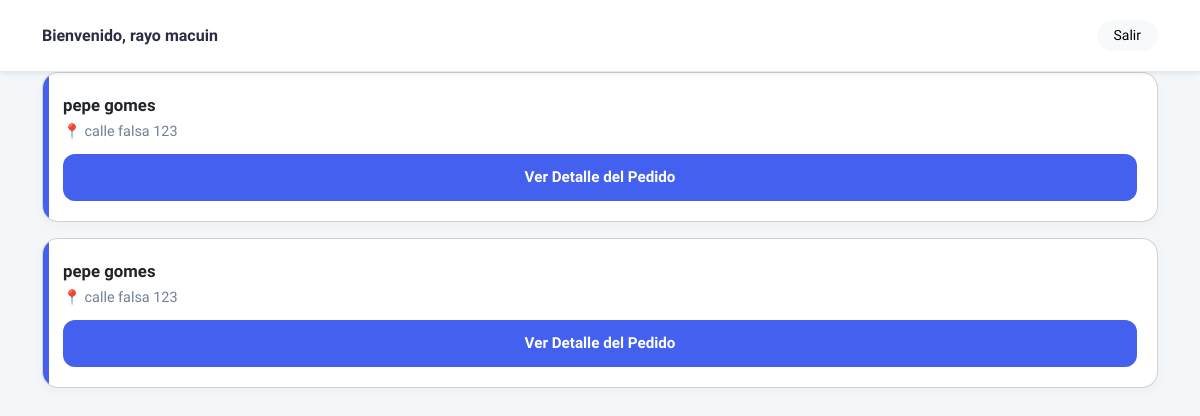
Page /chofer/ (signed in) on the committed database.
### stock/models.py (models this page shows, shortened)
class Chofer(models.Model):
    nombre_completo = models.CharField(max_length=200, verbose_name="Nombre Completo")
    telefono = models.CharField(max_length=20)
    vehiculo = models.CharField(max_length=100, verbose_name="Vehículo/Patente")
    pin = models.CharField(
        max_length=6,
        verbose_name="PIN",
        help_text="PIN numérico del chofer"
    )
    activo = models.BooleanField(default=True, verbose_name="Activo")
    notas = models.TextField(blank=True, null=True, verbose_name="Notas/Descripción")
    fecha_registro = models.DateTimeField(auto_now_add=True)
    class Meta:
        verbose_name = "Chofer"
        verbose_name_plural = "Choferes"
        ordering = ['nombre_completo']

class Ventas(models.Model):
    ESTADO_CHOICES = [
        ('pendiente', 'Pendiente'),
        ('confirmada', 'Confirmada'),
        ('enviada', 'Enviada'),      # Aquí se descuenta stock
        ('entregada', 'Entregada'),
        ('cancelada', 'Cancelada'),
    ]
    METODO_PAGO_CHOICES = [
        ('efectivo', 'Efectivo'),
        ('transferencia', 'Transferencia'),
        ('tarjeta_credito', 'Tarjeta de Crédito'),
        ('tarjeta_debito', 'Tarjeta de Débito'),
        ('cuenta_corriente', 'Cuenta Corriente'),
    ]
    usuario_creador = models.ForeignKey(
        User,
        on_delete=models.SET_NULL,
        null=True,
        blank=True,
        related_name='ventas_creadas',
        verbose_name="Usuario creador"
    )
    cliente = models.ForeignKey(
        'Cliente',
        on_delete=models.CASCADE,
        verbose_name="Cliente"
    )
    chofer = models.ForeignKey(
        'Chofer',
        on_delete=models.SET_NULL,
        null=True,
        blank=True,
        verbose_name="Chofer Asignado"
    )
    fecha_envio_programada = models.DateField(
        blank=True,
        null=True,
        verbose_name="Fecha Programada de Envío"
    )
    hora_envio_programada = models.TimeField(
        blank=True,
        null=True,
        verbose_name="Hora Programada de Envío"
    )
    fecha_creacion = models.DateTimeField(
        auto_now_add=True,
        verbose_name="Fecha de Creación"
    )
    fecha_envio = models.DateTimeField(
        blank=True,
        null=True,
        verbose_name="Fecha Real de Envío"
    )
    estado = models.CharField(
        max_length=20,
        choices=ESTADO_CHOICES,
        default='pendiente',
        verbose_name="Estado"
    )
    metodo_pago = models.CharField(
        max_length=30,
        choices=METODO_PAGO_CHOICES,
        default='efectivo',
        verbose_name="Método de Pago"
    )
    valor_total = models.DecimalField(
        max_digits=10,
        decimal_places=2,
        default=0,
        verbose_name="Valor Total"
    )
    notas = models.TextField(
        blank=True,
        null=True,
        verbose_name="Notas"
    )
    class Meta:
        verbose_name = "Venta"
        verbose_name_plural = "Ventas"
        ordering = ['-fecha_creacion']

class Cliente(models.Model):
    usuario = models.OneToOneField(
        settings.AUTH_USER_MODEL,
        on_delete=models.CASCADE,
        related_name='cliente'
    )
    nombre_completo = models.CharField(max_length=200, verbose_name="Nombre y Apellido")
    nombre_local = models.CharField(max_length=200, blank=True, null=True, verbose_name="Nombre del Local")
    cuil = models.CharField(
        max_length=13,
        blank=True,
        null=True,
        verbose_name="CUIL/CUIT",
        unique=True
    )
    email = models.EmailField(unique=True, blank=True, null=True)
    telefono = models.CharField(max_length=20, blank=True, null=True)
    direccion = models.TextField(blank=True, null=True)
    fecha_registro = models.DateTimeField(auto_now_add=True)

### stock/views.py (the view)
# urls.py: path('chofer/', views.panel_chofer, name='panel_chofer'),
@login_required
def panel_chofer(request):
    chofer_id = request.session.get('chofer_id')
    if not chofer_id:
        return redirect('acceso_chofer')  # Login de chofer
    chofer = get_object_or_404(Chofer, id=chofer_id, activo=True)
    ventas_asignadas = Ventas.objects.filter(
        chofer=chofer,
        estado__in=['confirmada', 'enviada']
    ).select_related('cliente').prefetch_related('detalles__producto').order_by('fecha_envio_programada')
    context = {
        'chofer': chofer,
        'ventas_asignadas': ventas_asignadas,
    }
    return render(request, 'choferes/panel_chofer.html', context)

### stock/templates/choferes/panel_chofer.html (shortened to what this page needs)
{% load static %}
<!DOCTYPE html>
<html lang="es">
<head>
    <link rel="stylesheet" href="{% static 'css/bootstrap.min.css' %}">
</head>
<body>
    <header class="panel-header shadow-sm">
        <div class="container d-flex justify-content-between align-items-center">
            <div>
                <span class="fw-bold">Bienvenido, {{ chofer.nombre_completo }}</span>
            </div>
            <a href="{% url 'chofer_cerrar_sesion' %}" class="btn btn-light btn-sm rounded-pill px-3">Salir</a>
        </div>
    </header>
    <div class="container pb-5">
        {% if ventas_asignadas %}
            {% for venta in ventas_asignadas %}
            <div class="card panel-card">
                <div class="card-accent"></div>
                <div class="card-body">
                    <span class="cliente-nombre">{{ venta.cliente.nombre_completo }}</span>
                    <div class="direccion-texto">
                        📍 {{ venta.cliente.direccion|default:"Retira en local / Sin dirección" }}
                    </div>
                    <button class="btn btn-action btn-primary-soft"
                            onclick="location.href='{% url 'chofer_detalle_venta_confirmada' venta.id %}'">
                        Ver Detalle del Pedido
                    </button>
                </div>
            </div>
            {% endfor %}
        {% else %}
            <div class="empty-state">
                <h5 class="fw-bold">¡No tenés ventas asignadas por ahora!</h5>
                <p>Cuando se confirme una venta y te sea asignada, aparecerá aquí.</p>
            </div>
        {% endif %}
    </div>
</body>
</html>

### stock/templates/choferes/panel_chofer.html (style rules this page uses)
body { font-family: 'Plus Jakarta Sans', sans-serif; background: #f4f7fa; color: #2b2d42; }
.panel-header { background: #fff; padding: 20px; border-bottom: 1px solid #e2e8f0; position: sticky; top: 0; z-index: 100; }
.panel-card { border-radius: 16px; background: #fff; box-shadow: 0 4px 12px rgba(0,0,0,0.03); margin-bottom: 16px; overflow: hidden; }
.card-accent { width: 6px; height: 100%; position: absolute; left: 0; top: 0; background: #4361ee; }
.card-body { padding: 20px; position: relative; }
.cliente-nombre { font-weight: 700; font-size: 1.05rem; margin-bottom: 4px; display: block; }
.direccion-texto { color: #718096; font-size: 0.9rem; line-height: 1.4; margin-bottom: 12px; }
.btn-action { border-radius: 12px; padding: 12px; font-weight: 700; font-size: 0.95rem; border: none; width: 100%; display: flex; justify-content: center; }
.btn-primary-soft { background: #4361ee; color: white; }

### rows in the picture
Chofer: nombre_completo "rayo macuin"
Ventas: cliente.nombre_completo "pepe gomes", cliente.direccion "calle falsa 123"
Ventas: cliente.nombre_completo "pepe gomes", cliente.direccion "calle falsa 123"
